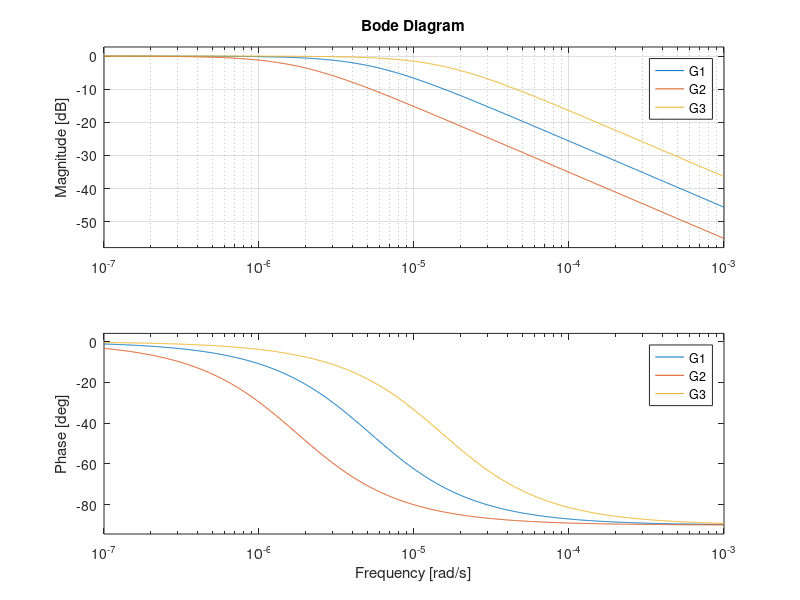

This figure's MATLAB source:
% clear everything
close all
clear all
clc

% Example Transfer Function: G(s) = R/(R + Ls -s/C)
R1 = 1000; L1 = 0.0485422; C1 = 0.0000000052182;
R2 = 1000; L2 = 0.14403; C2 = 0.00000000175862;
R3 = 1000; L3 = 0.016711; C3 = 0.0000000151576;

% Numerator and Denominator
num1 = [-R1]; den1 = [L1-1/C1 -R1];
num2 = [-R2]; den2 = [L2-1/C2 -R2];
num3 = [-R3]; den3 = [L3-1/C3 -R3];

% Transfer Function
G1 = tf(num1, den1);
G2 = tf(num2, den2);
G3 = tf(num3, den3);

% Plot Frequency Response
%bode(G1),grid
%bode(G1,G2),grid
bode(G1,G2,G3),grid